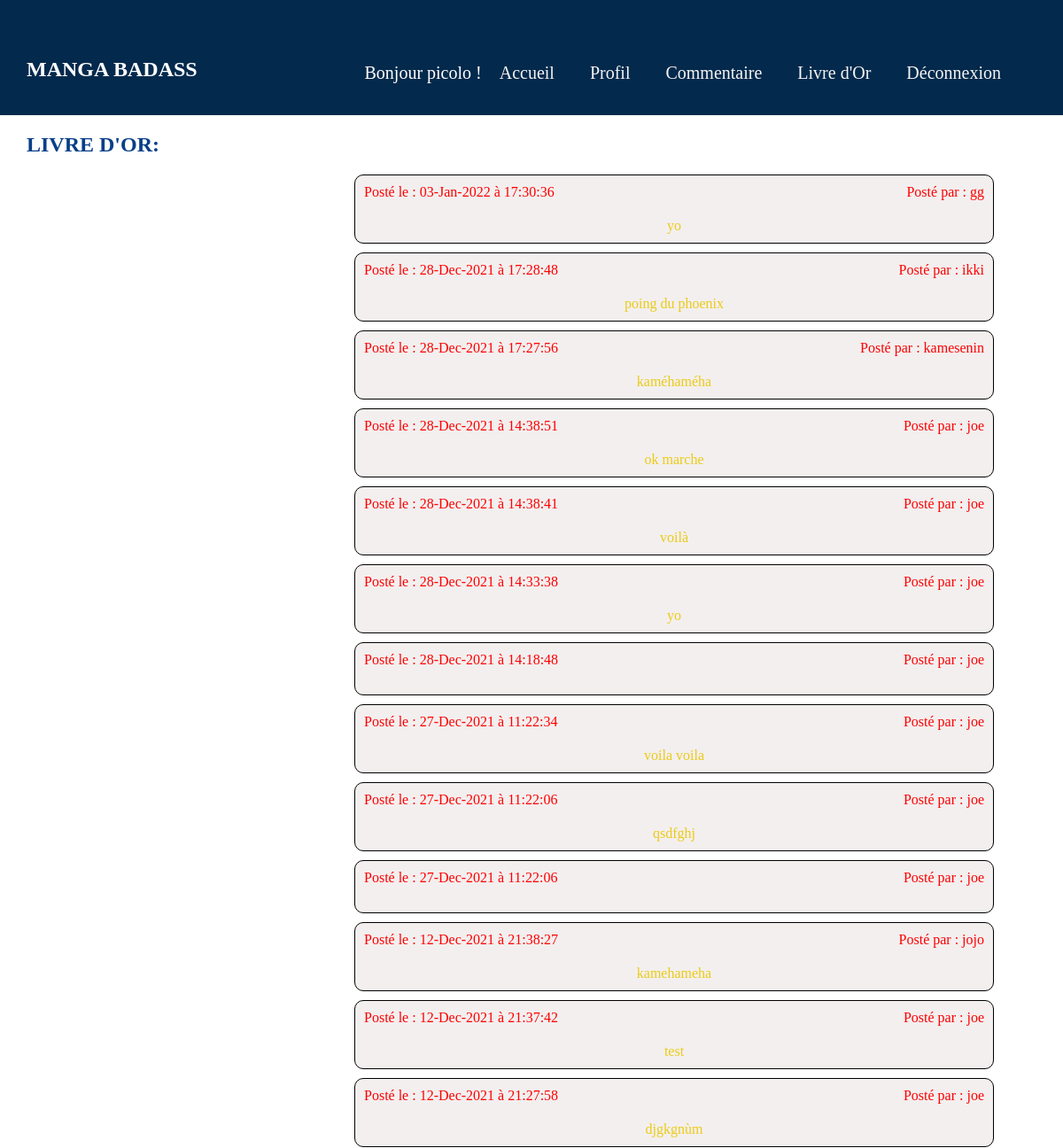
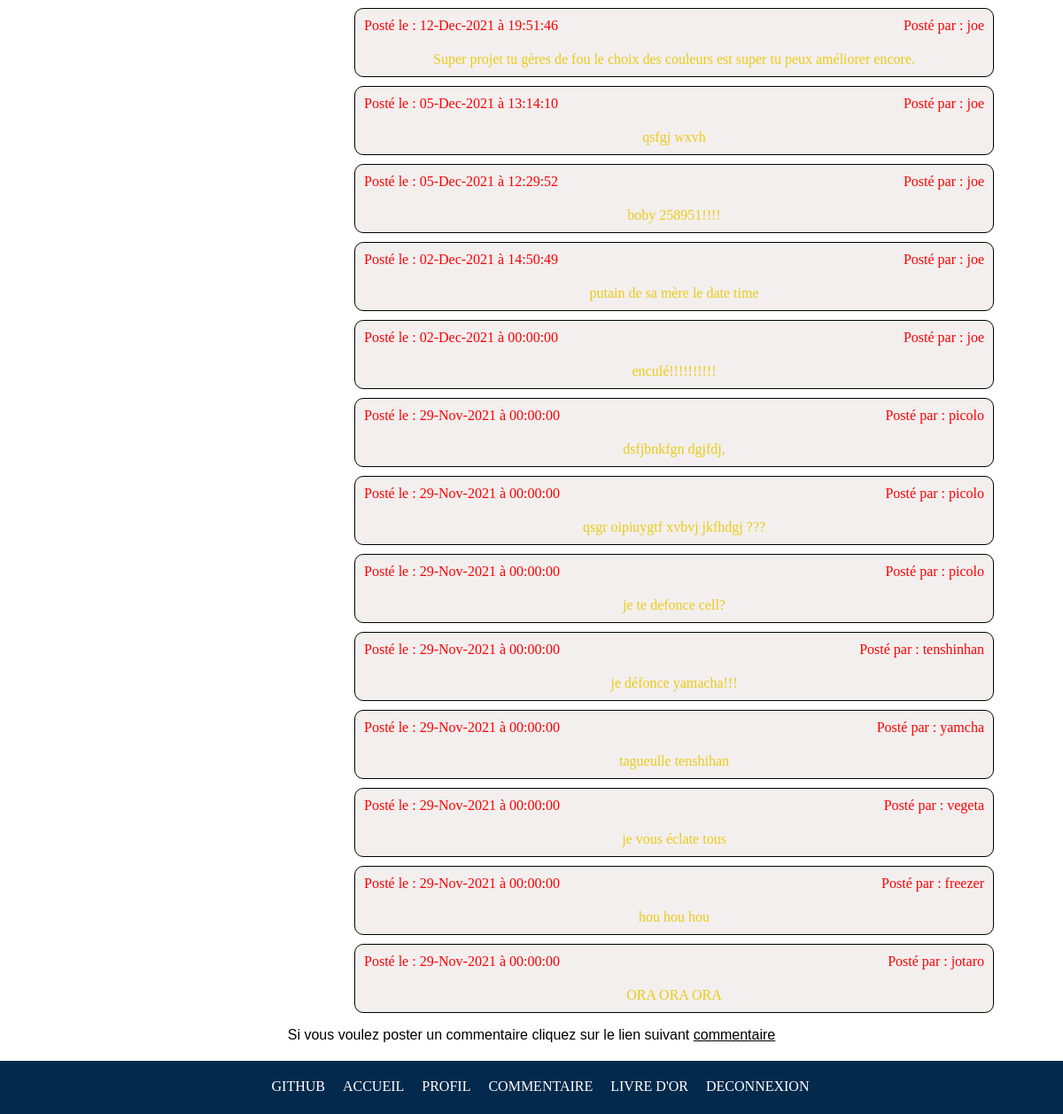
The page /livre-or/livre-or.php (signed in) on the database its author committed (2 pictures, top to bottom).
### tables this page shows
CREATE TABLE IF NOT EXISTS `commentaires` (
  `id` int(11) NOT NULL AUTO_INCREMENT,
  `commentaire` text NOT NULL,
  `id_utilisateur` int(11) NOT NULL,
  `date` datetime NOT NULL,
  PRIMARY KEY (`id`)
);

CREATE TABLE IF NOT EXISTS `utilisateurs` (
  `id` int(11) NOT NULL AUTO_INCREMENT,
  `login` varchar(255) NOT NULL,
  `password` varchar(255) NOT NULL,
  PRIMARY KEY (`id`)
);

### livre-or/livre-or.php (the view, shortened to what this page needs)
<?php
    require('bdd.php');
    $requete = mysqli_query($connex, "SELECT utilisateurs.login , commentaires.commentaire, commentaires.date  FROM utilisateurs inner join commentaires on utilisateurs.id = commentaires.id_utilisateur ORDER BY date desc");
    $infos = mysqli_fetch_all($requete, MYSQLI_ASSOC);
?>
<!DOCTYPE html>
<html lang="en">
<head>
    <link rel="stylesheet" href="style/header.css">
    <link rel="stylesheet" href="style/livre-or.css">
    <link rel="stylesheet" href="style/footer.css">
</head>
<body>
    <header>
        <nav id="navbar">
            <h1>MANGA BADASS</h1>
            <ul id="menu">
                <?php
                     if (isset($_SESSION["users"]) == true) {
                        echo "<li><p id='connex'>Bonjour  " . $_SESSION['users'] ." !</p></li>";?>
                        <li><a href='index.php' class='navig'>Accueil</a></li>
                        <li><a href='profil.php' class='navig'>Profil</a></li>
                        <li><a class='navig' href='commentaire.php'>Commentaire</a></li>
                        <li><a class='navig' href='livre-or.php'>Livre d'Or</a></li>
                        <li><a href='deconnexion.php' class='navig'>Déconnexion</a></li>
                    <?php
                    }
                ?>
            </ul>
        </nav>
    </header>
    <main>
        <h2>LIVRE D'OR:</h2>
        <div>
            <?php
                foreach ($infos as $info) { ?>
                    <div id="container">
                        <div id="info">
                            <div class="info_msg">
                                <?php
                                    $date = date_create($info['date']);
                                    echo "Posté le :" . " " . date_format($date, "d-M-Y  à H:i:s" );
                                ?>
                            </div>
                            <div class="info_msg">
                                <?php
                                    echo "Posté par :" . " " . $info['login'];
                                ?>
                            </div>
                        </div>
                        <div id="msg">
                            <?php echo $info['commentaire'] ?>
                        </div>
                    </div> <?php
                }
            ?>
        </div>
            <?php
                if (isset($_SESSION["users"])) {?>
                    <p id="p_lien">Si vous voulez poster un commentaire cliquez sur le lien suivant <a id="com" href="commentaire.php">commentaire</a></p>
                <?php
            }
        ?>
    </main>
    <footer>
        <div id="blo">
            <?php
                if (isset($_SESSION["users"]) == true) {?>
                    <a class='lien' href='https://github.com/cyril-porez/livre-or'>GITHUB</a>
                    <a class='lien' href='index.php'>ACCUEIL</a>
                    <a class='lien' href='profil.php'>PROFIL</a>
                    <a class='lien' href='commentaire.php'>COMMENTAIRE</a>
                    <a class='lien' href='livre-or.php'>LIVRE D'OR</a>
                    <a class='lien' href='deconnexion.php'>DECONNEXION</a>
                    <?php
                }
            ?>
        </div>
    </footer>
</body>
</html>

### livre-or/style/header.css (style rules this page uses)
body { margin: 0; padding: 0; }
h1 { color: white; margin-top: 65px; margin-left: 30px; font-family: 'Times New Roman', Times, serif; }
#navbar { background-color: #03294C; display: flex; justify-content: space-between; }
#menu { float: right; display: inline-flex; margin-right: 50px; padding-top: 35px; list-style: none; }
.navig { color: whitesmoke; text-decoration: none; font-size: 20px; padding-left: 20px; }
li .navig { display: block; padding: 20px 20px; }
#connex { color: rgb(255, 255, 255); margin-left: 10px; margin-top: 20px; font-size: 20px; font-family: 'Times New Roman', Times, serif; }

### livre-or/style/livre-or.css (style rules this page uses)
#container { display: flex; flex-direction: column; border: 1px solid black; border-radius: 10px; margin-top: 10px; padding: 10px; width: 700px; margin-left: 400px; background-color: rgb(243, 239, 239); }
#info { display: flex; flex-direction: row; justify-content: space-between; }
.info_msg { color: red; }
#msg { color: rgb(235, 203, 22); margin-top: 20px; text-align: center; }
h2 { color: #063F88; margin-left: 30px; }
#p_lien { font-family: Arial, Helvetica, sans-serif; text-align: center; }
#com { color: black; }

### livre-or/style/footer.css (style rules this page uses)
footer { height: 60px; background-color: #03294C; margin: 0; padding: 0; }
.lien { color: white; text-decoration: none; padding-left: 20px; }
#blo { display: flex; justify-content: center; margin-top: 20px; padding: 20px; }

### rows shown on the page
commentaires: date "03-Jan-2022 à 17:30:36", id_utilisateur.login "gg", commentaire "yo"
commentaires: date "28-Dec-2021 à 17:28:48", id_utilisateur.login "ikki", commentaire "poing du phoenix"
commentaires: date "28-Dec-2021 à 17:27:56", id_utilisateur.login "kamesenin", commentaire "kaméhaméha"
commentaires: date "28-Dec-2021 à 14:38:51", id_utilisateur.login "joe", commentaire "ok marche"
commentaires: date "28-Dec-2021 à 14:38:41", id_utilisateur.login "joe", commentaire "voilà"
commentaires: date "28-Dec-2021 à 14:33:38", id_utilisateur.login "joe", commentaire "yo"
commentaires: date "28-Dec-2021 à 14:18:48", id_utilisateur.login "joe"
commentaires: date "27-Dec-2021 à 11:22:34", id_utilisateur.login "joe", commentaire "voila voila"
commentaires: date "27-Dec-2021 à 11:22:06", id_utilisateur.login "joe", commentaire "qsdfghj"
commentaires: date "27-Dec-2021 à 11:22:06", id_utilisateur.login "joe"
commentaires: date "12-Dec-2021 à 21:38:27", id_utilisateur.login "jojo", commentaire "kamehameha"
commentaires: date "12-Dec-2021 à 21:37:42", id_utilisateur.login "joe", commentaire "test"
commentaires: date "12-Dec-2021 à 21:27:58", id_utilisateur.login "joe", commentaire "djgkgnùm"
commentaires: date "12-Dec-2021 à 19:51:46", id_utilisateur.login "joe", commentaire "Super projet tu gères de fou le choix des couleurs est super tu peux améliorer encore."
commentaires: date "05-Dec-2021 à 13:14:10", id_utilisateur.login "joe", commentaire "qsfgj wxvh"
commentaires: date "05-Dec-2021 à 12:29:52", id_utilisateur.login "joe", commentaire "boby 258951!!!!"
commentaires: date "02-Dec-2021 à 14:50:49", id_utilisateur.login "joe", commentaire "putain de sa mère le date time"
commentaires: date "02-Dec-2021 à 00:00:00", id_utilisateur.login "joe", commentaire "enculé!!!!!!!!!!"
commentaires: date "29-Nov-2021 à 00:00:00", id_utilisateur.login "picolo", commentaire "dsfjbnkfgn dgjfdj,"
commentaires: date "29-Nov-2021 à 00:00:00", id_utilisateur.login "picolo", commentaire "qsgr oipiuygtf xvbvj jkfhdgj ???"
commentaires: date "29-Nov-2021 à 00:00:00", id_utilisateur.login "picolo", commentaire "je te defonce cell?"
commentaires: date "29-Nov-2021 à 00:00:00", id_utilisateur.login "tenshinhan", commentaire "je défonce yamacha!!!"
commentaires: date "29-Nov-2021 à 00:00:00", id_utilisateur.login "yamcha", commentaire "tagueulle tenshihan"
commentaires: date "29-Nov-2021 à 00:00:00", id_utilisateur.login "vegeta", commentaire "je vous éclate tous"
commentaires: date "29-Nov-2021 à 00:00:00", id_utilisateur.login "freezer", commentaire "hou hou hou"
commentaires: date "29-Nov-2021 à 00:00:00", id_utilisateur.login "jotaro", commentaire "ORA ORA ORA"

### other values the page prints
$_SESSION['users'] "picolo"
